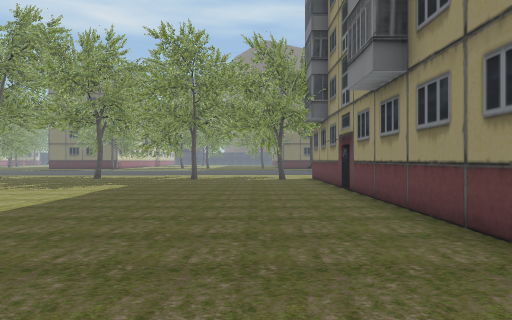
[1] (above)

24 first-person views from a walk through a scene from a Unity 3-D project. The camera is 1.5 m above the floor, looks level and sees 75° across. The floor is counted in squares, 2 m on a side. Each view is taken from the middle of a square. On the plan, view 1 faces up. The plan holds only what a view shows up to about 11 squares ahead; the rest is blank. The place goes on beyond the plan. The player character is not drawn. Some surface patterns are stand-ins.

[2]
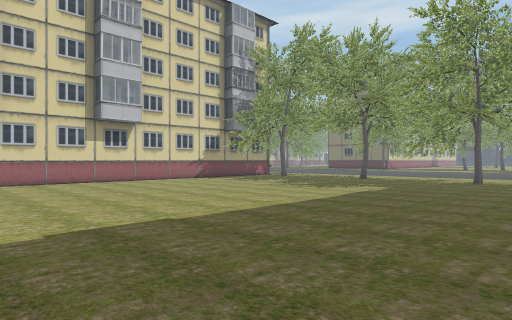

[3]
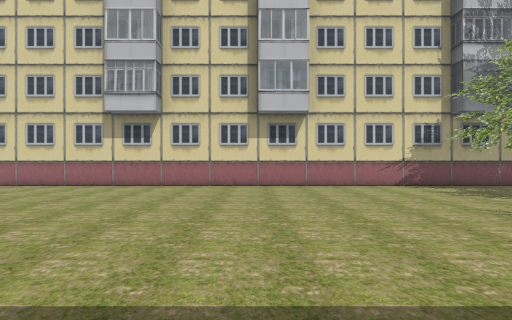

[4]
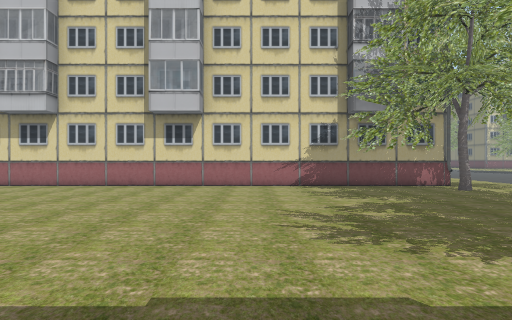

[5]
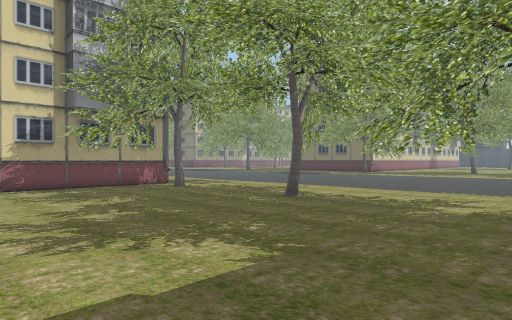

[6]
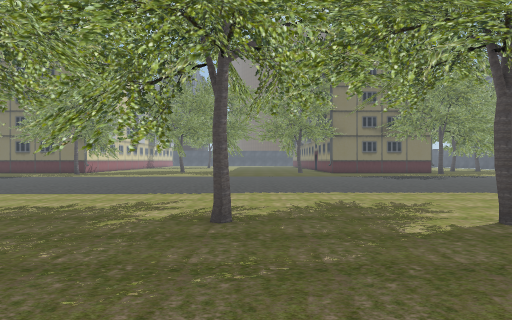

[7]
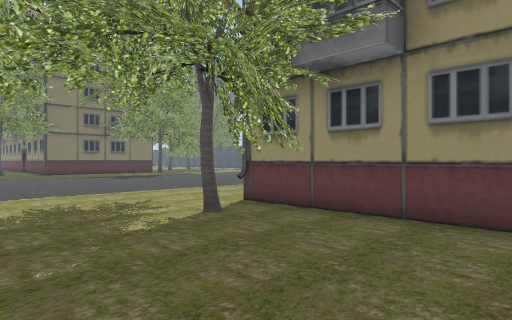

[8]
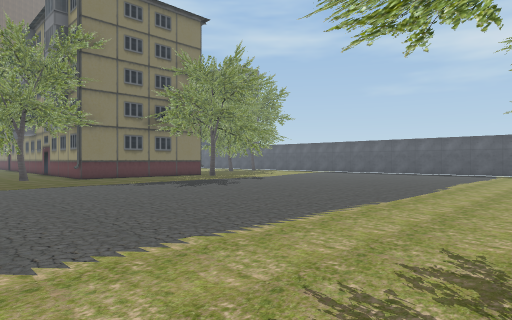

[9]
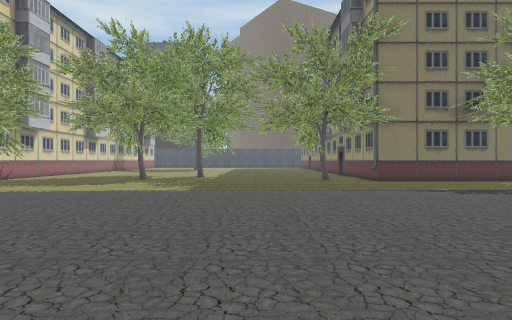

[10]
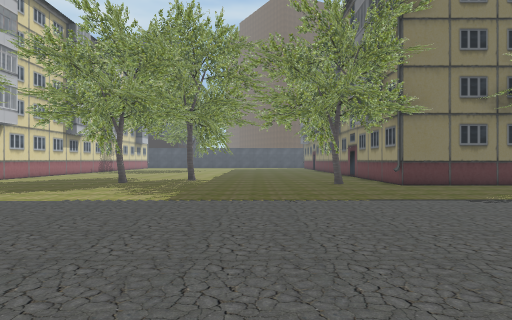

[11]
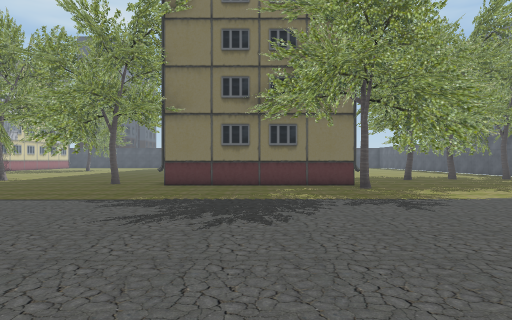

[12]
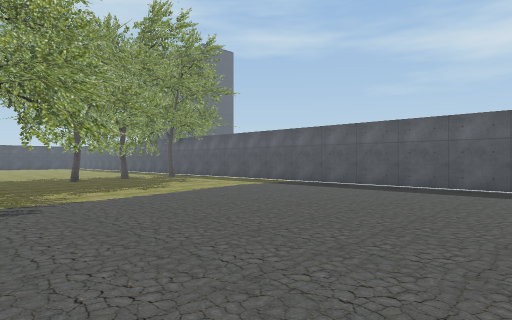

[13]
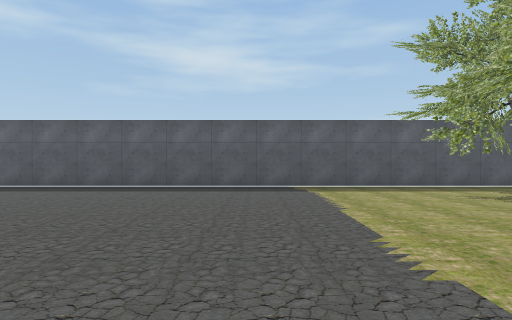

[14]
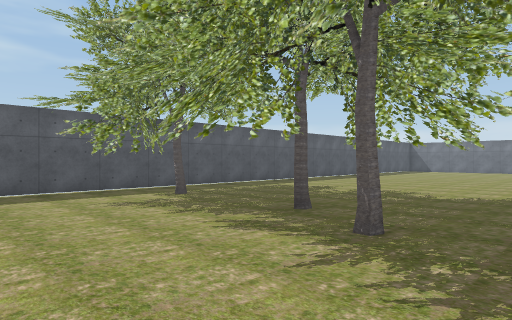

[15]
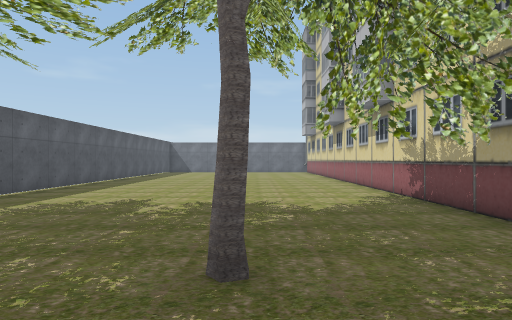

[16]
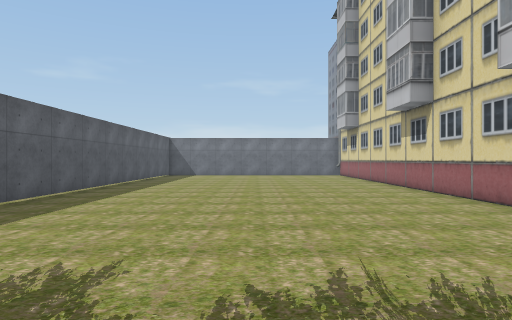

[17]
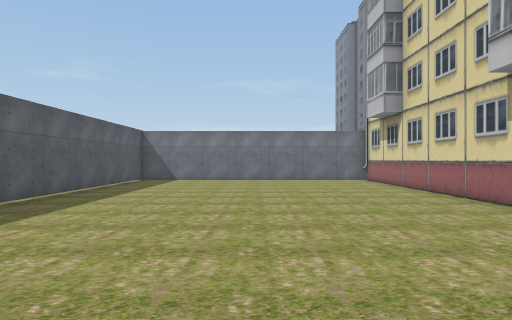

[18]
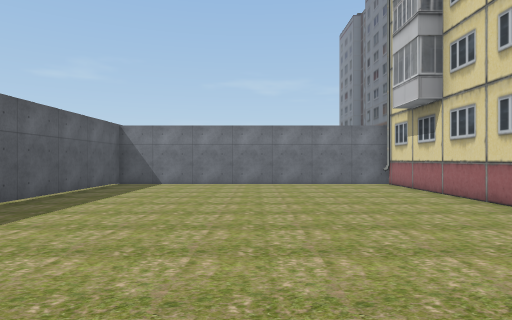

[19]
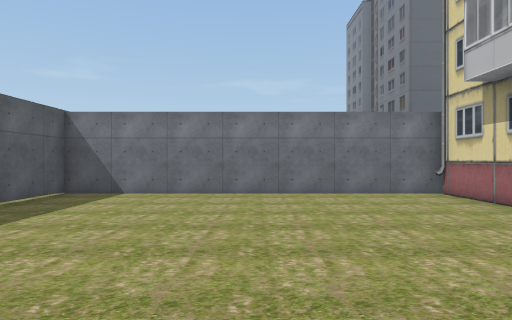

[20]
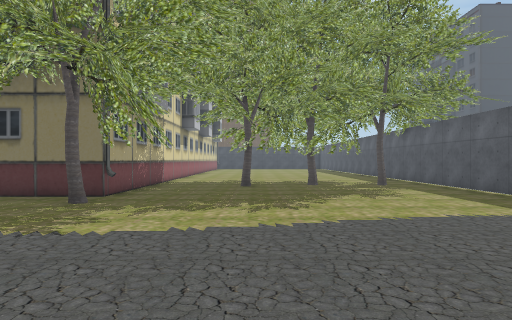

[21]
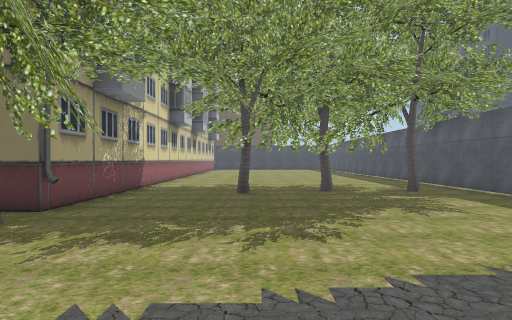

[22]
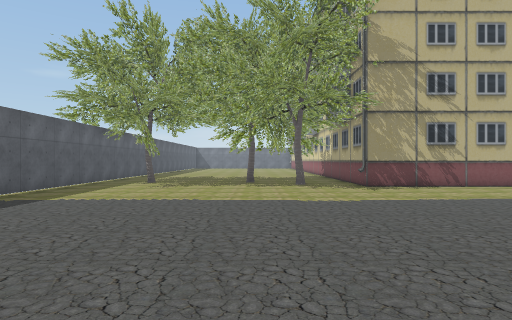

[23]
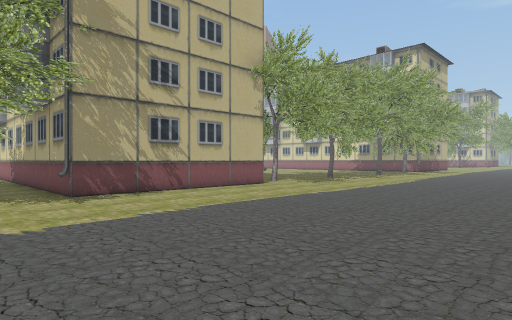

[24]
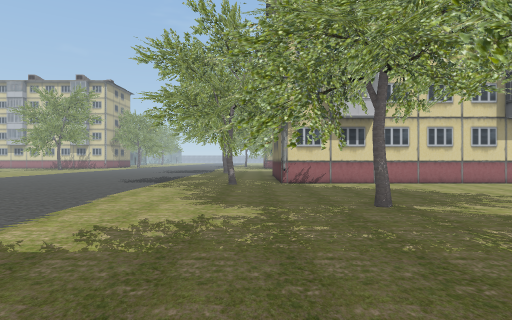

### Floor plan
Points are (right, up) in squares from view 1. A wall is a line through its corners. A room is listed if a view was taken in it or the views show most of it. See-through windows are left out.
Room 1 (views 1, 2, 3, 4, 5, 6, 7, 8, 9, 10, 11, 12, 13, 14, 15, 16, 17, 18, 19, 20, 21, 22, 23, 24)
walls: (2.3, 3) (2.3, 13.6) (7.9, 13.6) (7.9, -6.5) (16.3, -6.5) (16.3, 7.1); (-11.6, 13.8) (-11.6, -2.5); (16.3, 14.5) (16.3, 25.1); (16.3, 27.9) (16.3, 28.5); (7.9, 34) (7.9, 27.8) (2.3, 27.8) (2.3, 29); (16.3, 33.4) (16.3, 34); (-11.6, 34.5) (-11.6, 27.8)
ways out: gap at (2, 13)
objects: tree (-11, 10) to (-11, 11); tree (-10, 26) to (-9, 26); tree (-8, 15) to (-8, 16); tree (-7, 27) to (-6, 29); tree (-5, 13) to (-4, 13); tree (-3, 28) to (-2, 29); tree (0, 11) to (1, 12); tree (0, 26) to (0, 28); tree (8, 27); tree (9, 11); tree (10, 13); tree (10, 25) to (10, 26); tree (10, 30); tree (11, 31); tree (12, 14); tree (12, 31); tree (13, 32); tree (14, 12) to (15, 14); tree (14, 31); tree (17, 9) to (17, 14); tree (17, 29) to (18, 33)

Positions as (right, up) in squares from view 1, and headings:
1: (0, 0), facing up
2: (0, 1), facing up-left
3: (-2, 5), facing left
4: (-2, 8), facing left
5: (-2, 8), facing up-left
6: (-2, 9), facing up
7: (-2, 9), facing up-right
8: (-2, 14), facing up-right
9: (-2, 16), facing up
10: (-2, 18), facing up
11: (5, 18), facing up
12: (7, 18), facing up-right
13: (7, 18), facing right
14: (8, 16), facing down-right
15: (11, 14), facing down
16: (12, 10), facing down
17: (12, 6), facing down
18: (12, 4), facing down
19: (12, 1), facing down
20: (11, 21), facing up
21: (11, 23), facing up
22: (11, 23), facing down
23: (10, 21), facing down-left
24: (-1, 27), facing left
